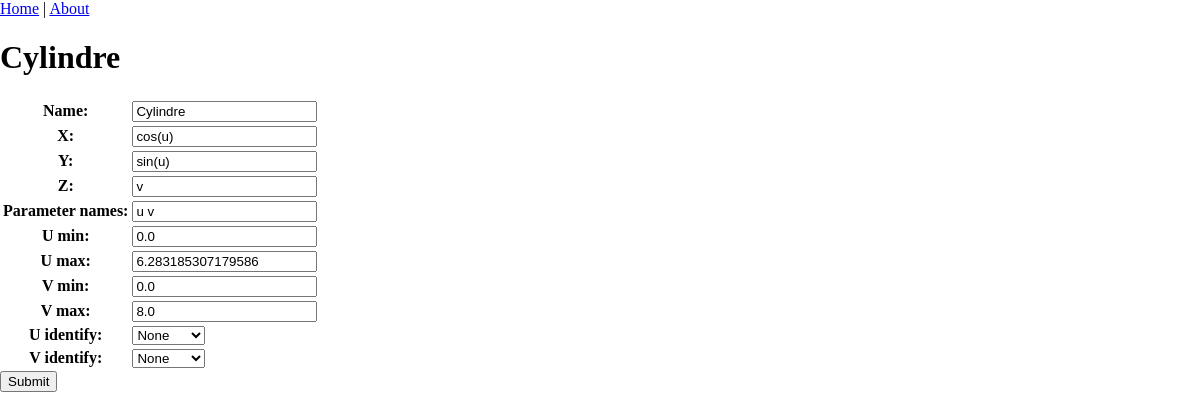
/surface/20/, run on an earlier commit of the app's database.
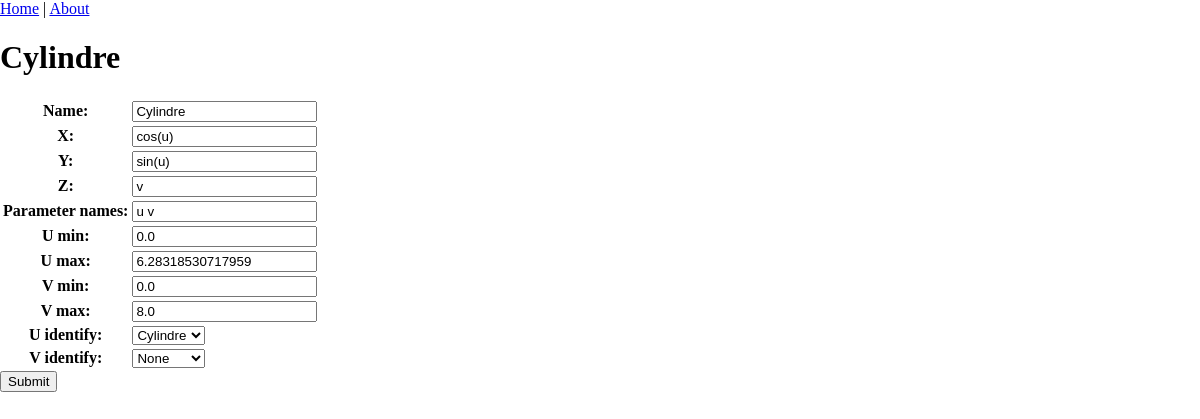
And on a later commit of the database.
### surface_play/models.py (models this page shows, shortened)
class SurfaceRecord(models.Model):
    class Meta:
        ordering = ['name']
    class Identify(models.TextChoices):
        MOEBIUS = 'mo'
        CYLINDRE = 'cy'
        NONE = 'no'
    name = models.CharField(max_length = 100)
    X = models.CharField(max_length=400, default = 'u')
    Y = models.CharField(max_length=400, default = 'v')
    Z = models.CharField(max_length=400, default = '0')
    parameter_names = models.CharField(max_length=30, default = 'u v')
    u_min = models.FloatField(default = 0)
    u_max = models.FloatField(default = 1)
    v_min = models.FloatField(default = 0)
    v_max = models.FloatField(default = 1)
    u_identify = models.CharField(
        max_length=2,
        choices=Identify.choices,
        default=Identify.NONE,
    )
    v_identify = models.CharField(
        max_length=2,
        choices=Identify.choices,
        default=Identify.NONE,
    )

### surface_play/views.py (the view)
# urls.py: path('surface/<int:pk>/', SurfaceRecordUpdateView.as_view(), name='surface-update'),
class SurfaceRecordUpdateView(UpdateView):
    model = SurfaceRecord
    fields = ['name', 'X', 'Y', 'Z', 'parameter_names', 'u_min', 'u_max', 'v_min', 'v_max', 'u_identify', 'v_identify']
    context_object_name = 'surface'

### templates/surface_play/surfacerecord_form.html (shortened to what this page needs)
{% extends "base.html" %}
{% load json_filter %}
{% block content %}
<div class="container-fluid d-flex min-vh-100 flex-column">
	<div class="row d-flex justify-content-between p-3 titre">
    <h1>{{ surface.name }}</h1>
  </div>
  <div class="row p-4">
    <form action="" method="post">
      <table>
        {{ form.as_table }}
      </table>
      <input type="submit" value="Submit">
    </form>
  </div>
</div>
{% endblock content %}

What changed in the data, as far as the page shows it:
changed SurfaceRecord "Cylindre": u_max "6.283185307179586" → "6.28318530717959"; u_identify "None" → "Cylindre"
